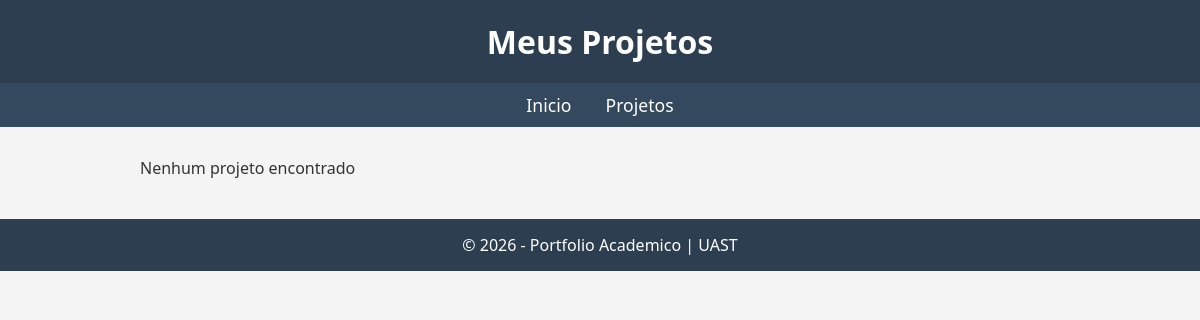
The page /portfolio/projetos/ on the database as committed earlier.
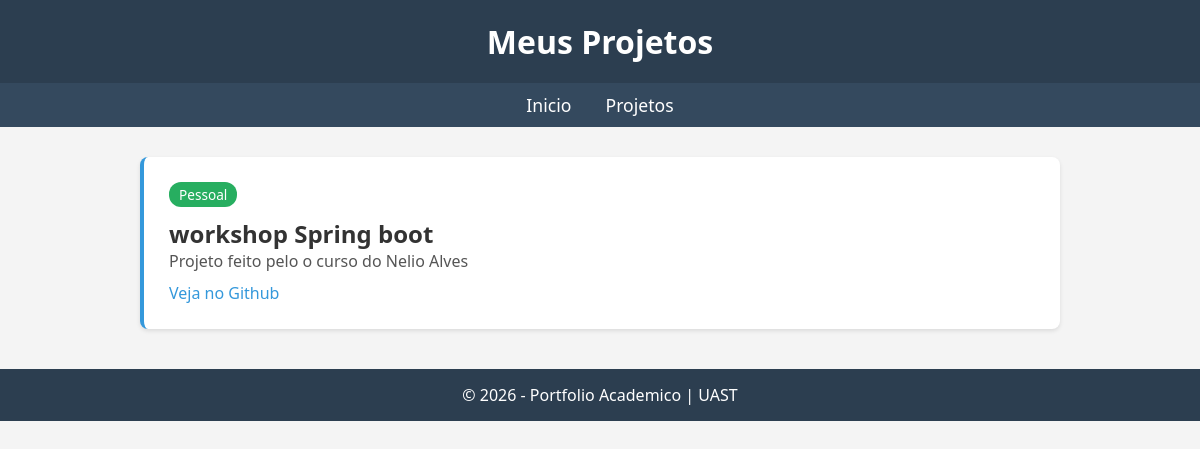
The same page on the database as committed later.
### portifolio/models.py (models this page shows, shortened)
class Projeto(models.Model):
    TIPO_CHOICES = [
        ('PESSOAL', 'Pessoal'),
        ('DISCIPLINA', 'Disciplina'),
    ]
    tipo = models.CharField(
        max_length=20,
        choices=TIPO_CHOICES
    )
    nome = models.CharField(max_length=100)
    descricao = models.TextField()
    link_git = models.URLField()

### portifolio/views.py (the view)
# urls.py: path('projetos/', views.projetos, name='projetos'),
def projetos(request):
    projetos = Projeto.objects.all()
    return render(request,'portifolio/projetos.html',{'projetos':projetos})

### core/context_processors.py (called while the page is built)
def notificacao_ms(request):
    context = {
        'NOTIFICACAO_MS_URL': settings.NOTIFICACAO_MS_URL,
        'NOTIFICACAO_MS_API_KEY': settings.NOTIFICACAO_MS_API_KEY,
    }
    if request.user.is_authenticated:
        context['NOTIFICACAO_USER_ID'] = request.user.id
    return context

### portifolio/templates/portifolio/projetos.html (shortened to what this page needs)
{% extends "core/base.html" %}
{% block header_title %}Meus Projetos{% endblock %}
{% block content %}
    {% if projetos %}
        {% for projeto in projetos %}
            <div class="projeto-card">
                <span class="tipo tipo-{{ projeto.tipo|lower }}">
                    {{ projeto.get_tipo_display }}
                </span>
                <h2>
                    {{ projeto.nome }}
                </h2>
                <p>
                    {{ projeto.descricao }}
                </p>
                <a href="{{ projeto.link_git }}" target="_blank">
                    Veja no Github
                </a>
            </div>
        {% endfor %}
    {% else %}
        <p>Nenhum projeto encontrado</p>
    {% endif %}
{% endblock %}

Rows that differ between the two databases and show on the page:
added Projeto: tipo "Pessoal", nome "workshop Spring boot", descricao "Projeto feito pelo o curso do Nelio Alves"
Other text that changed with them:
text no longer shown: "Nenhum projeto encontrado"
